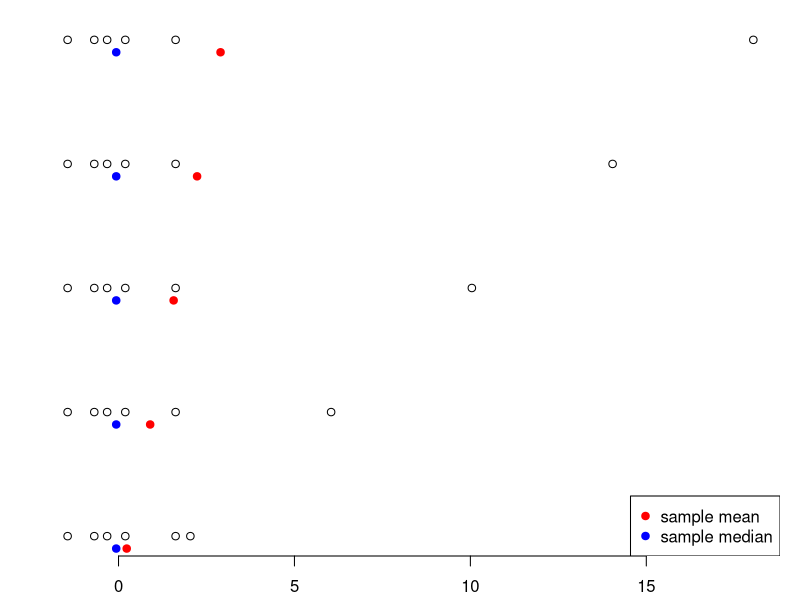

Generate this figure with R:
# Setup
set.seed(1337)

dir.create(
    file.path("images", "mean", "002"),
    recursive = TRUE,
    showWarnings = FALSE
)


pdf(file.path("images", "mean", "002", "001.pdf"), height = 4)

old_par <- par(mar=c(2.2, 1, 1, 1))
x <- rnorm(6, 0)
plot(x, rep(0, length(x)), yaxt="n", ylim=c(0, 4), xlim=c(-2, 18), xlab="", ylab="", bty="n")
points(mean(x), -0.1, col="red", pch=19)
points(median(x), -0.1, col="blue", pch=19)

for(i in 1:4) {
  x[which.max(x)] <- x[which.max(x)] + 4
  points(x, rep(i, length(x)))
  points(mean(x), i-0.1, col="red", pch=19)
  points(median(x), i-0.1, col="blue", pch=19)
}
legend("bottomright", c("sample mean", "sample median"), col=c("red", "blue"), pch=19)
par(old_par)

dev.off()


